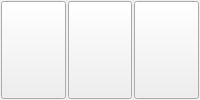
      <widget class="QWidget" name="page_53">
       <layout class="QGridLayout" name="gridLayout_56">
        <property name="margin">
         <number>1</number>
        </property>
        <property name="spacing">
         <number>2</number>
        </property>
        <item row="0" column="0">
         <layout class="QHBoxLayout" name="horizontalLayout_76">
          <item>
           <widget class="QPushButton" name="ui_5_Pane1BTN">
            <property name="sizePolicy">
             <sizepolicy hsizetype="Expanding" vsizetype="Expanding">
              <horstretch>0</horstretch>
              <verstretch>0</verstretch>
             </sizepolicy>
            </property>
            <property name="text">
             <string/>
            </property>
            <property name="view" stdset="0">
             <string>pane1</string>
            </property>
           </widget>
          </item>
          <item>
           <widget class="QPushButton" name="ui_5_Pane2BTN">
            <property name="sizePolicy">
             <sizepolicy hsizetype="Expanding" vsizetype="Expanding">
              <horstretch>0</horstretch>
              <verstretch>0</verstretch>
             </sizepolicy>
            </property>
            <property name="text">
             <string/>
            </property>
            <property name="view" stdset="0">
             <string>pane2</string>
            </property>
           </widget>
          </item>
          <item>
           <widget class="QPushButton" name="ui_5_Pane3BTN">
            <property name="sizePolicy">
             <sizepolicy hsizetype="Expanding" vsizetype="Expanding">
              <horstretch>0</horstretch>
              <verstretch>0</verstretch>
             </sizepolicy>
            </property>
            <property name="text">
             <string/>
            </property>
            <property name="view" stdset="0">
             <string>pane3</string>
            </property>
           </widget>
          </item>
         </layout>
        </item>
       </layout>
      </widget>
